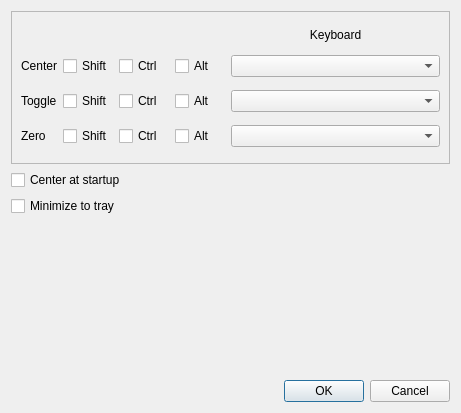
<?xml version="1.0" encoding="UTF-8"?>
<ui version="4.0">
 <class>UICKeyboardShortcutDialog</class>
 <widget class="QWidget" name="UICKeyboardShortcutDialog">
  <property name="geometry">
   <rect>
    <x>0</x>
    <y>0</y>
    <width>461</width>
    <height>413</height>
   </rect>
  </property>
  <property name="sizePolicy">
   <sizepolicy hsizetype="Fixed" vsizetype="Fixed">
    <horstretch>0</horstretch>
    <verstretch>0</verstretch>
   </sizepolicy>
  </property>
  <property name="windowTitle">
   <string>Keyboard shortcuts</string>
  </property>
  <property name="windowIcon">
   <iconset>
    <normaloff>images/facetracknoir.png</normaloff>images/facetracknoir.png</iconset>
  </property>
  <property name="layoutDirection">
   <enum>Qt::LeftToRight</enum>
  </property>
  <property name="autoFillBackground">
   <bool>false</bool>
  </property>
  <layout class="QVBoxLayout" name="verticalLayout">
   <item>
    <widget class="QFrame" name="frame">
     <property name="frameShape">
      <enum>QFrame::StyledPanel</enum>
     </property>
     <property name="frameShadow">
      <enum>QFrame::Plain</enum>
     </property>
     <layout class="QGridLayout" name="gridLayout">
      <item row="2" column="1">
       <widget class="QCheckBox" name="chkToggleShift">
        <property name="maximumSize">
         <size>
          <width>50</width>
          <height>16777215</height>
         </size>
        </property>
        <property name="text">
         <string>Shift</string>
        </property>
       </widget>
      </item>
      <item row="2" column="2">
       <widget class="QCheckBox" name="chkToggleCtrl">
        <property name="maximumSize">
         <size>
          <width>50</width>
          <height>16777215</height>
         </size>
        </property>
        <property name="text">
         <string>Ctrl</string>
        </property>
       </widget>
      </item>
      <item row="3" column="1">
       <widget class="QCheckBox" name="chkZeroShift">
        <property name="maximumSize">
         <size>
          <width>50</width>
          <height>16777215</height>
         </size>
        </property>
        <property name="text">
         <string>Shift</string>
        </property>
       </widget>
      </item>
      <item row="3" column="0">
       <widget class="QLabel" name="textLabel2_6">
        <property name="sizePolicy">
         <sizepolicy hsizetype="Maximum" vsizetype="Fixed">
          <horstretch>0</horstretch>
          <verstretch>0</verstretch>
         </sizepolicy>
        </property>
        <property name="text">
         <string>Zero</string>
        </property>
        <property name="wordWrap">
         <bool>false</bool>
        </property>
       </widget>
      </item>
      <item row="3" column="3">
       <widget class="QCheckBox" name="chkZeroAlt">
        <property name="maximumSize">
         <size>
          <width>50</width>
          <height>16777215</height>
         </size>
        </property>
        <property name="text">
         <string>Alt</string>
        </property>
       </widget>
      </item>
      <item row="3" column="2">
       <widget class="QCheckBox" name="chkZeroCtrl">
        <property name="maximumSize">
         <size>
          <width>50</width>
          <height>16777215</height>
         </size>
        </property>
        <property name="text">
         <string>Ctrl</string>
        </property>
       </widget>
      </item>
      <item row="0" column="5">
       <widget class="QLabel" name="textLabel2_4">
        <property name="sizePolicy">
         <sizepolicy hsizetype="Minimum" vsizetype="Fixed">
          <horstretch>0</horstretch>
          <verstretch>0</verstretch>
         </sizepolicy>
        </property>
        <property name="text">
         <string>Keyboard</string>
        </property>
        <property name="alignment">
         <set>Qt::AlignCenter</set>
        </property>
        <property name="wordWrap">
         <bool>false</bool>
        </property>
       </widget>
      </item>
      <item row="2" column="3">
       <widget class="QCheckBox" name="chkToggleAlt">
        <property name="maximumSize">
         <size>
          <width>50</width>
          <height>16777215</height>
         </size>
        </property>
        <property name="text">
         <string>Alt</string>
        </property>
       </widget>
      </item>
      <item row="1" column="2">
       <widget class="QCheckBox" name="chkCenterCtrl">
        <property name="maximumSize">
         <size>
          <width>50</width>
          <height>16777215</height>
         </size>
        </property>
        <property name="text">
         <string>Ctrl</string>
        </property>
       </widget>
      </item>
      <item row="1" column="1">
       <widget class="QCheckBox" name="chkCenterShift">
        <property name="maximumSize">
         <size>
          <width>50</width>
          <height>16777215</height>
         </size>
        </property>
        <property name="text">
         <string>Shift</string>
        </property>
       </widget>
      </item>
      <item row="1" column="0">
       <widget class="QLabel" name="textLabel2_3">
        <property name="sizePolicy">
         <sizepolicy hsizetype="Maximum" vsizetype="Fixed">
          <horstretch>0</horstretch>
          <verstretch>0</verstretch>
         </sizepolicy>
        </property>
        <property name="text">
         <string>Center</string>
        </property>
        <property name="wordWrap">
         <bool>false</bool>
        </property>
       </widget>
      </item>
      <item row="1" column="5">
       <widget class="QComboBox" name="cbxCenterKey">
        <property name="minimumSize">
         <size>
          <width>90</width>
          <height>0</height>
         </size>
        </property>
        <property name="toolTip">
         <string>Select Number</string>
        </property>
        <property name="insertPolicy">
         <enum>QComboBox::InsertAlphabetically</enum>
        </property>
       </widget>
      </item>
      <item row="2" column="0">
       <widget class="QLabel" name="textLabel2_5">
        <property name="sizePolicy">
         <sizepolicy hsizetype="Maximum" vsizetype="Fixed">
          <horstretch>0</horstretch>
          <verstretch>0</verstretch>
         </sizepolicy>
        </property>
        <property name="text">
         <string>Toggle</string>
        </property>
        <property name="wordWrap">
         <bool>false</bool>
        </property>
       </widget>
      </item>
      <item row="2" column="5">
       <widget class="QComboBox" name="cbxToggleKey">
        <property name="minimumSize">
         <size>
          <width>90</width>
          <height>0</height>
         </size>
        </property>
        <property name="toolTip">
         <string>Select Number</string>
        </property>
        <property name="insertPolicy">
         <enum>QComboBox::InsertAlphabetically</enum>
        </property>
       </widget>
      </item>
      <item row="1" column="3">
       <widget class="QCheckBox" name="chkCenterAlt">
        <property name="maximumSize">
         <size>
          <width>50</width>
          <height>16777215</height>
         </size>
        </property>
        <property name="text">
         <string>Alt</string>
        </property>
       </widget>
      </item>
      <item row="3" column="5">
       <widget class="QComboBox" name="cbxZeroKey">
        <property name="minimumSize">
         <size>
          <width>90</width>
          <height>0</height>
         </size>
        </property>
        <property name="toolTip">
         <string>Select Number</string>
        </property>
        <property name="insertPolicy">
         <enum>QComboBox::InsertAlphabetically</enum>
        </property>
       </widget>
      </item>
     </layout>
    </widget>
   </item>
   <item>
    <widget class="QCheckBox" name="center_at_startup">
     <property name="text">
      <string>Center at startup</string>
     </property>
    </widget>
   </item>
   <item>
    <widget class="QCheckBox" name="trayp">
     <property name="text">
      <string>Minimize to tray</string>
     </property>
    </widget>
   </item>
   <item>
    <widget class="process_detector" name="game_detector">
     <property name="sizePolicy">
      <sizepolicy hsizetype="Preferred" vsizetype="Minimum">
       <horstretch>0</horstretch>
       <verstretch>0</verstretch>
      </sizepolicy>
     </property>
    </widget>
   </item>
   <item>
    <widget class="QDialogButtonBox" name="buttonBox">
     <property name="standardButtons">
      <set>QDialogButtonBox::Cancel|QDialogButtonBox::Ok</set>
     </property>
    </widget>
   </item>
  </layout>
 </widget>
 <customwidgets>
  <customwidget>
   <class>process_detector</class>
   <extends>QWidget</extends>
   <header>facetracknoir/process_detector.h</header>
  </customwidget>
 </customwidgets>
 <resources/>
 <connections/>
 <slots>
  <slot>startEngineClicked()</slot>
  <slot>stopEngineClicked()</slot>
  <slot>cameraSettingsClicked()</slot>
 </slots>
</ui>
